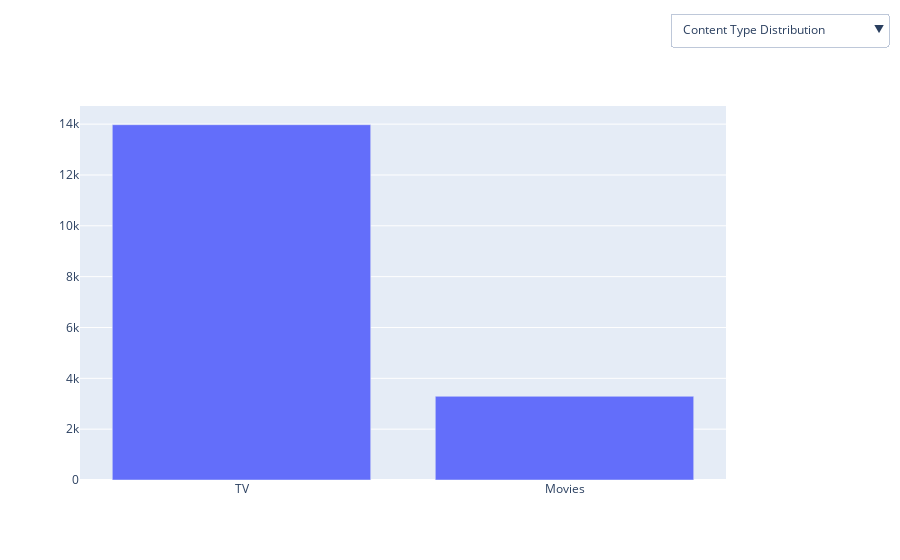

Notebook code cell kept with this figure:
### Markdown cell above
# Implementing the usage of buttons in this section and will cut the code down during the milestone 3 also will reduce the number of visualizations in this section.

### Code cell
# Prepare data for each plot
# Content Type Distribution
show_type_counts = assets['show_type'].value_counts().reset_index()
show_type_counts.columns = ['Show Type', 'Count']
fig1 = px.bar(
    show_type_counts, 
    x='Show Type',
    y='Count', 
    color_discrete_sequence=['skyblue'],
    title="Content Type Distribution"
)

# Genre Popularity
genre_counts = assets['genre'].value_counts().reset_index()
genre_counts.columns = ['Genre', 'Count']
fig2 = px.bar(
    genre_counts, 
    x='Genre', 
    y='Count', 
    color_discrete_sequence=['lightgreen'],
    title="Genre Popularity"
)

# Content Duration Analysis
fig3 = px.histogram(
    assets, 
    x='running_minutes', 
    nbins=30, 
    color_discrete_sequence=['coral'],
    title="Content Duration Distribution"
)

# Language Diversity
language_counts = assets['source_language'].value_counts().reset_index()
language_counts.columns = ['Source Language', 'Count']
fig4 = px.bar(
    language_counts, 
    x='Source Language', 
    y='Count', 
    color_discrete_sequence=['lightblue'],
    title="Language Diversity"
)

# Studio Contributions
studio_counts = assets['studio_id'].value_counts().reset_index()
studio_counts.columns = ['Studio ID', 'Count']
fig5 = px.bar(
    studio_counts, 
    x='Studio ID', 
    y='Count', 
    color_discrete_sequence=['lightpink'],
    title="Studio Contributions"
)

# Total Running Minutes by Genre
running_minutes_sum = assets.groupby('genre')['running_minutes'].sum().sort_values().reset_index()
fig6 = px.bar(
    running_minutes_sum, 
    x='genre', 
    y='running_minutes', 
    color_discrete_sequence=['skyblue'],
    title="Total Running Minutes by Genre"
)

# Combine plots in a single figure with buttons
fig = go.Figure()

# Add each plot as a separate trace and hide all except the first one
fig.add_trace(
    go.Bar(
        x=show_type_counts['Show Type'],
        y=show_type_counts['Count'], 
        name="Content Type ",
        visible=True
    ))

fig.add_trace(
    go.Bar(
        x=genre_counts['Genre'], 
        y=genre_counts['Count'], 
        name="Genre Popularity", 
        visible=False
    ))

fig.add_trace(
    go.Histogram(
        x=assets['running_minutes'], 
        name="Content Duration Analysis", 
        visible=False
    ))

fig.add_trace(
    go.Bar(
        x=language_counts['Source Language'], 
        y=language_counts['Count'], 
        name="Language Diversity", 
        visible=False
    ))

fig.add_trace(
    go.Bar(
        x=studio_counts['Studio ID'], 
        y=studio_counts['Count'], 
        name="Studio Contributions", 
        visible=False
    ))

fig.add_trace(
    go.Bar(
        x=running_minutes_sum['genre'], 
        y=running_minutes_sum['running_minutes'], 
        name="Total Running Minutes by Genre", 
        visible=False))

# Define button actions
fig.update_layout(
    updatemenus=[
        dict(
            type="dropdown",
            direction="down",
            showactive=True,
            x=1.25,
            y=1.25,
            buttons=list([
                dict(label="Content Type Distribution",
                     method="update",
                     args=[{"visible": [True, False, False, False, False, False]},
                           {"title": "Content Type Distribution",
                           'xaxis': {'title': 'Show Type'},
                           'yaxis': {'title': 'Count'}}]),
                dict(label="Genre Popularity",
                     method="update",
                     args=[{"visible": [False, True, False, False, False, False]},
                           {"title": "Genre Popularity",
                           'xaxis': {'title': 'Genre'},
                           'yaxis': {'title': 'Count'}}]),
                dict(label="Content Duration Analysis",
                     method="update",
                     args=[{"visible": [False, False, True, False, False, False]},
                           {"title": "Content Duration Distribution",
                           'xaxis': {'title': 'Running Munites'},
                           'yaxis': {'title': 'Frequency'}}]),
                dict(label="Language Diversity",
                     method="update",
                     args=[{"visible": [False, False, False, True, False, False]},
                           {"title": "Language Diversity",
                           'xaxis': {'title': 'Language'},
                           'yaxis': {'title': 'Count'}}]),
                dict(label="Studio Contributions",
                     method="update",
                     args=[{"visible": [False, False, False, False, True, False]},
                           {"title": "Studio Contributions",
                           'xaxis': {'title': 'Studio ID'},
                           'yaxis': {'title': 'Count'}}]),
                dict(label="Total Running Minutes by Genre",
                     method="update",
                     args=[{"visible": [False, False, False, False, False, True]},
                           {"title": "Total Running Minutes by Genre",
                           'xaxis': {'title': 'Genre'},
                           'yaxis': {'title': 'Total Running Munites'}}]),
            ]),
        )
    ]
)

# Display the final plot
fig.show()
pio.show(fig, renderer="png")

### Figure 1 — Plotly figure (JSON) as saved in the notebook; plotly's stock layout.template omitted (floating-point values rounded to 4 significant figures; data arrays with more than 128 entries replaced by an {"elided": "..."} marker saying what was removed)
{"data": [{"name": "Content Type ", "type": "bar", "visible": true, "x": ["TV", "Movies"], "y": [13978, 3293]}, {"name": "Genre Popularity", "type": "bar", "visible": false, "x": ["Drama", "Kids", "Comedy", "Romance", "Fantasy", "Action and Adventure", "Anime", "Reality", "Documentary and Biography", "Horror", "Sports", "Lifestyle and Fashion", "Crime and Mystery", "Thriller", "Music", "Others", "eSports", "Sci-Fi", "Family", "Animation", "News", "Best of Web or Viral", "Education", "Religion and Faith", "Game Show", "Live Events and Specials", "Health and Fitness", "Adult Romance", "Extreme Sports"], "y": [7520, 2291, 1706, 1156, 877, 756, 426, 403, 364, 326, 236, 230, 209, 182, 168, 88, 69, 60, 41, 34, 32, 22, 21, 17, 12, 9, 7, 4, 4]}, {"name": "Content Duration Analysis", "type": "histogram", "visible": false, "x": {"elided": "17271 int values"}}, {"name": "Language Diversity", "type": "bar", "visible": false, "x": ["English", "Tagalog", "Indonesian", "Korean", "Chinese", "Malay", "Japanese", "Thai", "Arabic", "Urdu", "Burmese", "Bengali", "Hindi", "Nepali", "Spanish; Castilian", "Tamil", "Vietnamese", "Central Khmer", "Sinhala; Sinhalese", "French", "Turkish", "Swahili", "Avaric", "Italian", "Afrikaans", "Kanuri", "Dutch; Flemish", "Portuguese", "Norwegian", "Catalan; Valencian", "Danish", "Hungarian", "Swedish", "German", "Esperanto", "Akan", "Russian", "Kazakh", "Tajik", "Macedonian"], "y": [5096, 2876, 2724, 2019, 1024, 922, 448, 420, 300, 270, 189, 104, 102, 97, 88, 72, 46, 46, 37, 36, 27, 24, 23, 19, 16, 16, 9, 5, 3, 3, 3, 3, 3, 3, 1, 1, 1, 1, 1, 1]}, {"name": "Studio Contributions", "type": "bar", "visible": false, "x": {"elided": "458 int values"}, "y": {"elided": "458 int values"}}, {"name": "Total Running Minutes by Genre", "type": "bar", "visible": false, "x": ["Health and Fitness", "Best of Web or Viral", "Live Events and Specials", "Extreme Sports", "Adult Romance", "Religion and Faith", "Game Show", "News", "Animation", "Education", "eSports", "Family", "Sci-Fi", "Others", "Lifestyle and Fashion", "Music", "Anime", "Crime and Mystery", "Sports", "Thriller", "Documentary and Biography", "Reality", "Horror", "Kids", "Fantasy", "Action and Adventure", "Romance", "Comedy", "Drama"], "y": [128, 186, 303, 364, 393, 588, 661, 745, 933, 958, 2380, 2838, 3904, 5484, 5711, 6949, 10815, 11733, 13795, 15601, 17624, 19092, 27961, 37249, 39702, 58202, 68857, 102079, 389763]}], "layout": {"autosize": true, "updatemenus": [{"buttons": [{"args": [{"visible": [true, false, false, false, false, false]}, {"title": "Content Type Distribution", "xaxis": {"title": "Show Type"}, "yaxis": {"title": "Count"}}], "label": "Content Type Distribution", "method": "update"}, {"args": [{"visible": [false, true, false, false, false, false]}, {"title": "Genre Popularity", "xaxis": {"title": "Genre"}, "yaxis": {"title": "Count"}}], "label": "Genre Popularity", "method": "update"}, {"args": [{"visible": [false, false, true, false, false, false]}, {"title": "Content Duration Distribution", "xaxis": {"title": "Running Munites"}, "yaxis": {"title": "Frequency"}}], "label": "Content Duration Analysis", "method": "update"}, {"args": [{"visible": [false, false, false, true, false, false]}, {"title": "Language Diversity", "xaxis": {"title": "Language"}, "yaxis": {"title": "Count"}}], "label": "Language Diversity", "method": "update"}, {"args": [{"visible": [false, false, false, false, true, false]}, {"title": "Studio Contributions", "xaxis": {"title": "Studio ID"}, "yaxis": {"title": "Count"}}], "label": "Studio Contributions", "method": "update"}, {"args": [{"visible": [false, false, false, false, false, true]}, {"title": "Total Running Minutes by Genre", "xaxis": {"title": "Genre"}, "yaxis": {"title": "Total Running Munites"}}], "label": "Total Running Minutes by Genre", "method": "update"}], "direction": "down", "showactive": true, "type": "dropdown", "x": 1.25, "y": 1.25}], "xaxis": {"autorange": true, "range": [-0.5, 1.5], "type": "category"}, "yaxis": {"autorange": true, "range": [0, 14710.0], "type": "linear"}}}
